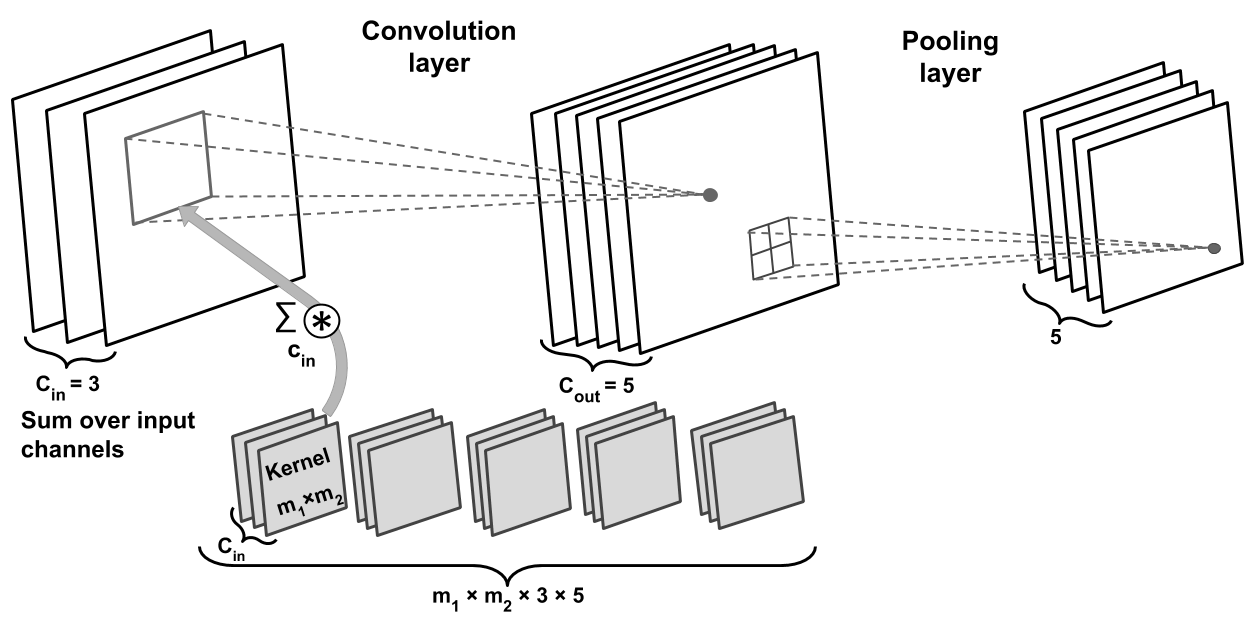
#> input picture images/imgs_6_CNN/15_09.png, 1256 x 628 px, found by its file name
$ jupyter execute how2resizeIMG.ipynb
#> lines starting #> are read from the running program, lines starting #| are printed output that depends on the picture
[cell 1]
from PIL import Image
from IPython.display import display

image_path = '../images/15_09.png'
image = Image.open(image_path)
#> image is the input picture: PIL image 1256x628 RGB; min 0, max 255, mean 239.1

w, h = image.size
#> w = 1256; h = 628
print(f'Original image size: {w}x{h}')
#| Original image size: 1256x628

resized_image = image.resize((w//2, h//2))
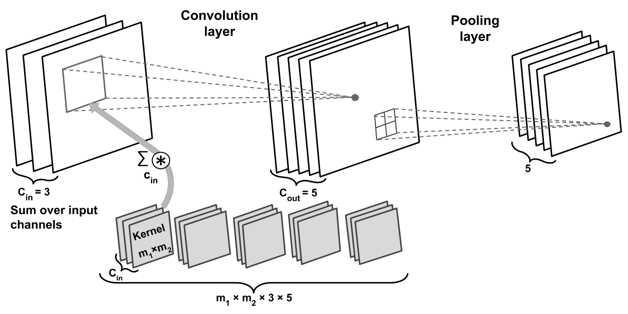
#> resized_image: PIL image 628x314 RGB; min 0, max 255, mean 238.8
resized_img_path = '../images/15_09_resized.png'
resized_image.save(resized_img_path)


$ run again, with images/imgs_6_CNN/maxpooling.png copied over images/imgs_6_CNN/15_09.png
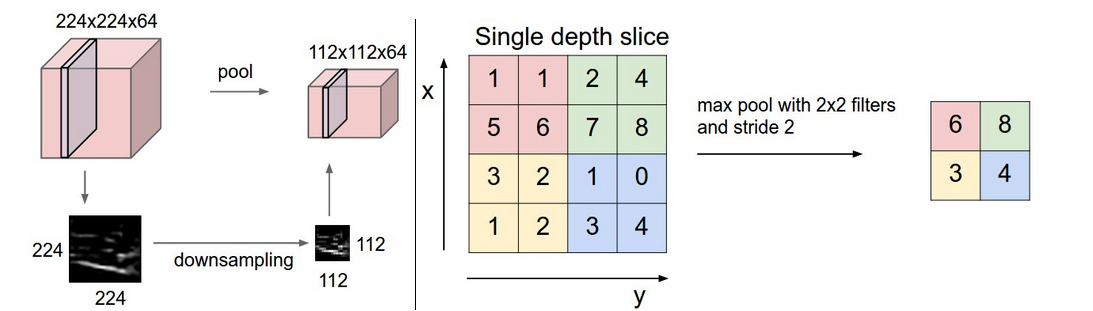
#> input picture images/imgs_6_CNN/maxpooling.png, 1093 x 311 px, found by its file name
#> image is the input picture: PIL image 1093x311 RGBA; mean R, G, B, A 236.6, 234.5, 233.5, 255
#| Original image size: 1093x311
#> `resized_image = image.resize((w//2, h//2))`:
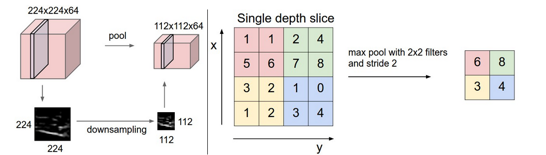
#> resized_image: PIL image 546x155 RGBA; mean R, G, B, A 236.5, 234.4, 233.4, 255

$ run again, with images/imgs_6_CNN/zero_pad.png copied over images/imgs_6_CNN/15_09.png
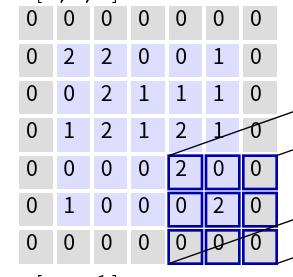
#> input picture images/imgs_6_CNN/zero_pad.png, 293 x 277 px, found by its file name
#> image is the input picture: PIL image 293x277 RGBA; mean R, G, B, A 213.5, 213.5, 230.8, 255
#| Original image size: 293x277
#> `resized_image = image.resize((w//2, h//2))`:
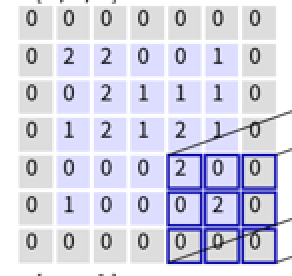
#> resized_image: PIL image 146x138 RGBA (shown 2 times larger); mean R, G, B, A 213.3, 213.3, 230.4, 255

$ run again, with images/imgs_6_CNN/zero_pad_resized.png copied over images/imgs_6_CNN/15_09.png
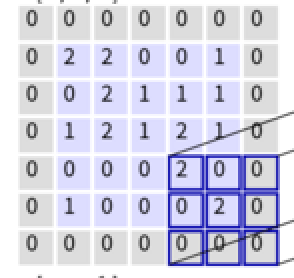
#> input picture images/imgs_6_CNN/zero_pad_resized.png, 147 x 139 px, found by its file name (shown 2 times larger)
#> image is the input picture: PIL image 147x139 RGBA; mean R, G, B, A 213.2, 213.2, 230.5, 255
#| Original image size: 147x139
#> `resized_image = image.resize((w//2, h//2))`:
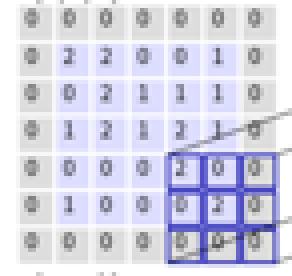
#> resized_image: PIL image 73x69 RGBA (shown 4 times larger); mean R, G, B, A 213.1, 213.1, 230.2, 255
